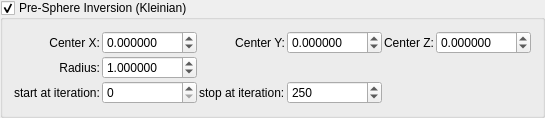
    <widget class="MyGroupBox" name="groupCheck_mandalay_pre_sphere_invert_enabled">
     <property name="title">
      <string>Pre-Sphere Inversion (Kleinian)</string>
     </property>
     <property name="checkable">
      <bool>true</bool>
     </property>
     <layout class="QGridLayout" name="gridLayout_mandalay_inv">
      <property name="spacing">
       <number>2</number>
      </property>
      <item row="0" column="0">
       <widget class="QLabel" name="label_mandalay_inv_cx">
        <property name="text"><string>Center X:</string></property>
        <property name="alignment"><set>Qt::AlignRight|Qt::AlignVCenter</set></property>
       </widget>
      </item>
      <item row="0" column="1">
       <widget class="MyDoubleSpinBox" name="spinbox4_mandalay_invert_center_x">
        <property name="decimals"><number>6</number></property>
        <property name="minimum"><double>-100.000000000000000</double></property>
        <property name="maximum"><double>100.000000000000000</double></property>
        <property name="singleStep"><double>0.100000000000000</double></property>
       </widget>
      </item>
      <item row="0" column="2">
       <widget class="QLabel" name="label_mandalay_inv_cy">
        <property name="text"><string>Center Y:</string></property>
        <property name="alignment"><set>Qt::AlignRight|Qt::AlignVCenter</set></property>
       </widget>
      </item>
      <item row="0" column="3">
       <widget class="MyDoubleSpinBox" name="spinbox4_mandalay_invert_center_y">
        <property name="decimals"><number>6</number></property>
        <property name="minimum"><double>-100.000000000000000</double></property>
        <property name="maximum"><double>100.000000000000000</double></property>
        <property name="singleStep"><double>0.100000000000000</double></property>
       </widget>
      </item>
      <item row="0" column="4">
       <widget class="QLabel" name="label_mandalay_inv_cz">
        <property name="text"><string>Center Z:</string></property>
        <property name="alignment"><set>Qt::AlignRight|Qt::AlignVCenter</set></property>
       </widget>
      </item>
      <item row="0" column="5">
       <widget class="MyDoubleSpinBox" name="spinbox4_mandalay_invert_center_z">
        <property name="decimals"><number>6</number></property>
        <property name="minimum"><double>-100.000000000000000</double></property>
        <property name="maximum"><double>100.000000000000000</double></property>
        <property name="singleStep"><double>0.100000000000000</double></property>
       </widget>
      </item>
      <item row="1" column="0">
       <widget class="QLabel" name="label_mandalay_inv_r">
        <property name="text"><string>Radius:</string></property>
        <property name="alignment"><set>Qt::AlignRight|Qt::AlignVCenter</set></property>
       </widget>
      </item>
      <item row="1" column="1">
       <widget class="MyDoubleSpinBox" name="spinbox4_mandalay_invert_center_w">
        <property name="decimals"><number>6</number></property>
        <property name="minimum"><double>0.001000000000000</double></property>
        <property name="maximum"><double>100.000000000000000</double></property>
        <property name="singleStep"><double>0.100000000000000</double></property>
        <property name="value"><double>1.000000000000000</double></property>
       </widget>
      </item>
           <item row="2" column="0">
       <widget class="QLabel" name="label_mandalay_start_pi">
        <property name="text"><string>start at iteration:</string></property>
       </widget>
      </item>
      <item row="2" column="1">
       <widget class="MySpinBox" name="spinboxInt_mandalay_start_iterations_pi">
        <property name="minimum"><number>0</number></property>
        <property name="maximum"><number>999</number></property>
       </widget>
      </item>
      <item row="2" column="2">
       <widget class="QLabel" name="label_mandalay_stop_pi">
        <property name="text"><string>stop at iteration:</string></property>
       </widget>
      </item>
      <item row="2" column="3">
       <widget class="MySpinBox" name="spinboxInt_mandalay_stop_iterations_pi">
        <property name="minimum"><number>0</number></property>
        <property name="maximum"><number>999</number></property>
        <property name="value"><number>250</number></property>
       </widget>
      </item>
</layout>
    </widget>
